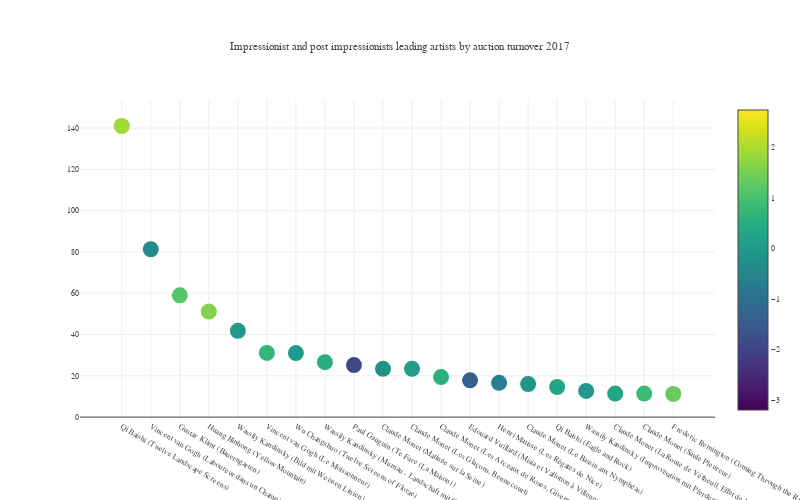

The notebook cell this image was saved under:
### Code cell
trace = go.Scatter(

    x = impressionists2017["Unnamed: 1"],
    y = impressionists2017["Auction sales in million U.S. dollars"],
    mode = 'markers',
    marker=dict(
        size=16,
        color = np.random.randn(500), #set color equal to a variable
        colorscale='Viridis',
        showscale=True
    )
)

data3 = [trace]
layout3 = go.Layout(
    autosize=False,
    width=800,
    height=500,
    title="Impressionist and post impressionists leading artists by auction turnover 2017",
    font=dict(family='Courier New, monospace', size=8))
fig4=  go.Figure(data=data3, layout=layout3)

iplot(fig4, filename='scatter-plot-with-colorscale')

### Figure 1 — Plotly figure (JSON) as saved in the notebook; plotly's stock layout.template omitted (floating-point values rounded to 4 significant figures; data arrays with more than 128 entries replaced by an {"elided": "..."} marker saying what was removed)
{"data": [{"marker": {"color": {"elided": "500 float values"}, "colorscale": "Viridis", "showscale": true, "size": 16}, "mode": "markers", "type": "scatter", "uid": "144c8db8-87ca-4d56-b640-30bf500ec56d", "x": ["Qi Baishi (Twelve Landscape Screens)", "Vincent van Gogh (Laboureur dans un Champ)", "Gustav Klimt (Bauerngarten)", "Huang Binhong (Yellow Mountain)", "Wassily Kandinsky (Bild mit Weissen Linien)", "Vincent van Gogh (Le Moissonneur)", "Wu Changshuo (Twelve Screens of Florae)", "Wassily Kandinsky (Murnau - Landschaft mit Grünem Haus)", "Paul Gauguin (Te Fare (La Maison))", "Claude Monet (Matinée sur la Seine)", "Claude Monet (Les Glaçons, Bennecourt)", "Claude Monet (Les Arceaux de Roses, Giverny)", "Edouard Vuillard (Misia et Vallotton à Villeneuve)", "Henri Matisse (Les Régates de Nice)", "Claude Monet (Le Bassin aux Nymphéas)", "Qi Baishi (Eagle and Rock)", "Wassily Kandinsky (Improvisation mit Pferden)", "Claude Monet (La Route de Vétheuil, Effet de Neige)", "Claude Monet (Saule Pleureur)", "Frederic Remington (Coming Through the Rye)"], "y": [141, 81.3, 59, 51.1, 41.8, 31.1, 31, 26.6, 25.2, 23.4, 23.4, 19.4, 17.8, 16.6, 16, 14.6, 12.7, 11.4, 11.4, 11.2]}], "layout": {"autosize": false, "font": {"family": "Courier New, monospace", "size": 8}, "height": 500, "title": {"text": "Impressionist and post impressionists leading artists by auction turnover 2017"}, "width": 800}}
